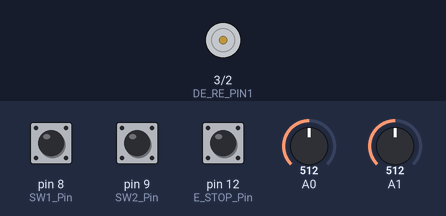
Bench run of a sketch on a simulated Arduino Mega 2560, built with avr-gcc and run on an emulated ATmega2560. On the bench: motor-driver pin pairs drawn as motors (green arrow = first pin HIGH = forward, orange = second pin HIGH = backward, longer = more drive). Inputs (shaded band) come from the test bench; at power-on: pin 8 (SW1_Pin) HIGH, pin 9 (SW2_Pin) HIGH, pin 12 (E_STOP_Pin) HIGH, A0 = 512, A1 = 512.

Above: at 0.02 s.
Timing chart, 0 to 3.0 s (numbered marks = the images above):
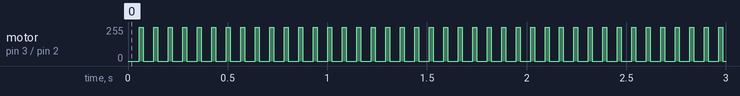

Measured:
- by itself, motor on pin 3 (DE_RE_PIN1) / pin 2 (DE_RE_PIN2): alternates forward 255/255 for 0.02 s and stopped for 0.05 s

The sketch:

MD200T_control.ino
```cpp
#include <IBusBM.h> // RC 수신기 수신을 위한 라이브러리

IBusBM IBus;    // IBus object

// 시리얼 2개를 사용한 제어 : 성공함
#define MOTOR_CONTROLLER_MACHINE_ID   183
#define USER_MACHINE_ID               184
#define ID                            1
#define PID_PNT_VEL_CMD               207
#define PID_PNT_MAIN_TOTAL_DATA_NUM   24
#define PID_MAIN_DATA                 193
#define ENABLE                        1
#define RETURN_PNT_MAIN_DATA          2
#define MAX_PACKET_SIZE               255
#define DE_RE_PIN1                     3
#define DE_RE_PIN2                     2

//속도를 RPM으로 바꾸는 상수
#define LEFT  0
#define RIGHT 1
#define VELOCITY_CONSTANT_VALUE       9.5492743

int SW1_Pin = 8; // 스위치가 연결된 핀 번호
int SW1_state = 0; // 스위치의 상태를 저장하는 변수
int SW2_Pin = 9; // 스위치가 연결된 핀 번호
int SW2_state = 0; // 스위치의 상태를 저장하는 변수
int E_STOP_Pin = 12; // 스위치가 연결된 핀 번호
int E_STOP_state = 0; // 스위치의 상태를 저장하는 변수

typedef unsigned char  BYTE;
typedef unsigned int   WORD;

typedef struct {
  BYTE byLow;
  BYTE byHigh;
} IByte;

int Byte2Int(BYTE byLow, BYTE byHigh) {
  return (byLow | (int)byHigh << 8);
}

long Byte2Long(BYTE byData1, BYTE byData2, BYTE byData3, BYTE byData4) {
  return ((long)byData1 | (long)byData2 << 8 | (long)byData3 << 16 | (long)byData4 << 24);
}

IByte Int2Byte(int nIn) {
  IByte Ret;
  Ret.byLow = nIn & 0xff;
  Ret.byHigh = nIn >> 8 & 0xff;
  return Ret;
}

//조이스틱 x축(초록선) 전압값을 속도로 바꾸는 함수
float convertVoltageToSpeed(float voltage_x) {
      if (voltage_x <= 0.4) {
    return 0.0;
  }

  float minCenterVoltage = 2.3;
  float maxCenterVoltage = 2.7;
  float maxSpeed = 0.6; // m/s

  if (voltage_x >= minCenterVoltage  && voltage_x <= maxCenterVoltage) {
    return 0.0;
  } else if (voltage_x < minCenterVoltage) {
    return(voltage_x - minCenterVoltage) * (maxSpeed / (4.5 - minCenterVoltage));
  } else {
    return (voltage_x - maxCenterVoltage) * (maxSpeed / (maxCenterVoltage - 0.5));
  }
}

//조이스틱 y축(흰색선)전압값을 각속도로 바꾸는 함수
float convertVoltageToAngularSpeed(float voltage_y) {
    if (voltage_y <= 0.4) {
    return 0.0;
  }

  float minCenterVoltage = 2.3;
  float maxCenterVoltage = 2.7;
  float maxAngularSpeed = 0.5; // rad/s

  if (voltage_y >= minCenterVoltage && voltage_y <= maxCenterVoltage) {
    return 0.0;
  } else if (voltage_y < minCenterVoltage) {
    return (voltage_y - minCenterVoltage) * (-maxAngularSpeed / (minCenterVoltage - 0.5));
  } else {
    return (voltage_y - maxCenterVoltage) * (-maxAngularSpeed / (4.5 - maxCenterVoltage));
  }
}

//RC 채널 3번 값을 속도로 바꾸는 함수
float convertInputToSpeed(int input) {
  if (input == 0) {
    return 0.0;
  }

  int centerValue = 1500;
  int minValue = 1000;
  int maxValue = 2000;
  float maxSpeed = 1; // m/s

  if (input == centerValue) {
    return 0.0;
  } else if (input < centerValue) {
    return (float)(input - centerValue) * (maxSpeed / (centerValue - minValue));
  } else {
    return (float)(input - centerValue) * (maxSpeed / (maxValue - centerValue));
  }
}
//RC 채널 1번 값을 각속도로 바꾸는 함수
float convertInputToAngularSpeed(int input) {
  if (input == 0) {
    return 0.0;
  }

  int centerValue = 1500;
  int minValue = 1000;
  int maxValue = 2000;
  float maxAngularSpeed = 1; // rad/s

  if (input == centerValue) {
    return 0.0;
  } else if (input < centerValue) {
    return (float)(centerValue - input) * (-maxAngularSpeed / (centerValue - minValue));
  } else {
    return (float)(centerValue - input) * (-maxAngularSpeed / (maxValue - centerValue));
  }
}

//속도를 RPM으로 바꾸는 함수
int16_t goal_rpm_speed[2];

void RobotSpeedToRPMSpeed(double linear, double angular) {
    double wheel_velocity_cmd[2];

    double wheel_radius = 0.085;
    double wheel_separation = 0.68;
    double reduction = 1;
    double nMaxRPM =200;

    wheel_velocity_cmd[LEFT]   = linear + (angular * wheel_separation / 2);
    wheel_velocity_cmd[RIGHT]  = linear - (angular * wheel_separation / 2);

    wheel_velocity_cmd[LEFT]  = constrain(wheel_velocity_cmd[LEFT]  * VELOCITY_CONSTANT_VALUE / wheel_radius * reduction, -nMaxRPM, nMaxRPM);
    wheel_velocity_cmd[RIGHT] = constrain(wheel_velocity_cmd[RIGHT] * VELOCITY_CONSTANT_VALUE / wheel_radius * reduction, -nMaxRPM, nMaxRPM);

    // 400T에 사용
    // goal_rpm_speed[0] = (int16_t)(wheel_velocity_cmd[LEFT]);
    // goal_rpm_speed[1] = (int16_t)(-wheel_velocity_cmd[RIGHT]); //여기 부호를 바꿔주면 방향이 바뀐다

    // 200T에 사용
    goal_rpm_speed[0] = (int16_t)(wheel_velocity_cmd[LEFT]);
    goal_rpm_speed[1] = (int16_t)(wheel_velocity_cmd[RIGHT]); //여기 부호를 바꿔주면 방향이 바뀐다
}

void setup() {
  // 시리얼 통신 설정
  IBus.begin(Serial);    // iBUS object connected to serial0 RX pin
  Serial1.begin(115200);  // Baudrate 설정 Serial1로 변경
  Serial2.begin(115200);
  Serial2.setTimeout(2000); // 2초의 timeout으로 설정합니다.
  pinMode(E_STOP_Pin, INPUT_PULLUP); //E-stop 스위치 핀 풀업 설정
  pinMode(SW1_Pin, INPUT_PULLUP); //스위치 핀 풀업 설정
  pinMode(SW2_Pin, INPUT_PULLUP); //스위치 핀 풀업 설정
  pinMode(DE_RE_PIN1, OUTPUT);
  digitalWrite(DE_RE_PIN1, LOW);  // 처음에는 수신 모드로 설정
  pinMode(DE_RE_PIN2, OUTPUT);
  digitalWrite(DE_RE_PIN2, LOW);
}


float follow_linear_speed = 0;
float follow_angular_speed = 0;
int ready = 0 ;
int tbd = 0;

void loop() {

  // 스위치 입력

  E_STOP_state = digitalRead(E_STOP_Pin);
  SW1_state = digitalRead(SW1_Pin);
  SW2_state = digitalRead(SW2_Pin);

  // A0,A1 핀을 통한 아날로그 값 받기 (0~1023 사이 정수) 조이스틱 입력
  int sensorValue_x = analogRead(A0);
  int sensorValue_y = analogRead(A1);

  // 0~1023 사이 정수 값을 (0~5V의 전압 값으로 다시 변환
  float voltage_x = sensorValue_x * (5.0 / 1023.0);
  float voltage_y = sensorValue_y * (5.0 / 1023.0);

  //전압을 속도,각속도로 바꿔서 출력해주는 부분
  float joy_linear_speed = convertVoltageToSpeed(voltage_x);
  float joy_angular_speed = convertVoltageToAngularSpeed(voltage_y);


// RC i-bus 입력
  int val1, val2, val3, val4, val5, val6;
  val1 = IBus.readChannel(0); // channel 1 좌우
  // val2 = IBus.readChannel(1);
  val3 = IBus.readChannel(2); // channel 3 앞뒤
  // val4 = IBus.readChannel(3);
  val5 = IBus.readChannel(4);
  val6 = IBus.readChannel(5);

  float RC_linear_speed = convertInputToSpeed(val3);
  float RC_angular_speed = convertInputToAngularSpeed(val1);

  // Serial.available() 함수를 사용하여 데이터가 사용 가능한지 확인
  if (Serial2.available()) {
    char buffer[256]; // 충분한 크기의 버퍼를 선언합니다.
    int length = sizeof(buffer);
    int n = Serial2.readBytesUntil('\n', buffer, length);
    buffer[n] = '\0'; // 문자열의 끝을 나타내는 null 문자를 추가합니다.
    String received = String(buffer);
    int firstSeparatorIndex = received.indexOf(',');
    int secondSeparatorIndex = received.indexOf(',', firstSeparatorIndex + 1);
    int thirdSeparatorIndex = received.indexOf(',', secondSeparatorIndex + 1);

    if (firstSeparatorIndex != -1 && secondSeparatorIndex != -1 && thirdSeparatorIndex != -1) {
      String linearStr = received.substring(0, firstSeparatorIndex);
      String angularStr = received.substring(firstSeparatorIndex + 1, secondSeparatorIndex);
      String readyStr = received.substring(secondSeparatorIndex + 1, thirdSeparatorIndex);
      String tbdStr = received.substring(thirdSeparatorIndex + 1);

      follow_linear_speed = linearStr.toFloat();
      follow_angular_speed = angularStr.toFloat();
      ready = readyStr.toInt(); // 'ready' 데이터를 정수로 변환합니다.
      tbd = tbdStr.toInt(); // 'sig' 데이터를 정수로 변환합니다.,{}
    }
  }
  else {
    follow_linear_speed = 0;
    follow_angular_speed = 0;
    ready = 0;
    tbd = 0;
  }

  float linear_speed, angular_speed;

    if (SW1_state == 1 & SW2_state == 0) {
      linear_speed = RC_linear_speed;
      angular_speed = RC_angular_speed;
  } else if (SW1_state == 0 & SW2_state == 1) {
      linear_speed = follow_linear_speed;
      angular_speed = follow_angular_speed;
  } else {
      linear_speed = joy_linear_speed;
      angular_speed = joy_angular_speed;
  }

  // m/s,rad/s를 rpm으로 변환해서 left_rpm, right_rpm으로 출력하는 코드
  RobotSpeedToRPMSpeed(linear_speed, angular_speed);


  // 주기적으로 명령 전송
  delay(50);
  // RobotSpeedToRPMSpeed 명령 모터 드라이버로 전송
  if (E_STOP_state == 0) {
    PutPNTVelCmd(goal_rpm_speed[LEFT], goal_rpm_speed[RIGHT]);
  }
  else {
    PutPNTVelCmd(0, 0);
  }

}

void PutPNTVelCmd(int nLeftRPM, int nRightRPM) {
  BYTE byD[MAX_PACKET_SIZE];
  BYTE byChkSum = 0, byDataNum;
  IByte iData;
  byDataNum = 7;

  byD[0] = MOTOR_CONTROLLER_MACHINE_ID;
  byD[1] = USER_MACHINE_ID;
  byD[2] = ID;
  byD[3] = PID_PNT_VEL_CMD;
  byD[4] = byDataNum;
  byD[5] = ENABLE;
  iData = Int2Byte(nLeftRPM);
  byD[6] = iData.byLow;
  byD[7] = iData.byHigh;
  byD[8] = ENABLE;
  iData = Int2Byte(nRightRPM);
  byD[9] = iData.byLow;
  byD[10] = iData.byHigh;
  byD[11] = RETURN_PNT_MAIN_DATA;
  for (int i = 0; i < 12; i++) byChkSum += byD[i];
  byD[12] = ~(byChkSum) + 1;

  // RS-485 전송 모드로 전환
  digitalWrite(DE_RE_PIN1, HIGH);
  delay(10);  // 안정화를 위한 딜레이

  // // 데이터 전송 전 디버그 메시지 출력
  // Serial.println("Serial1로 데이터 전송 시작...");

  // 데이터 전송
  for (int i = 0; i < 13; i++) {
    Serial1.write(byD[i]);
  }

  // // 데이터 전송 후 디버그 메시지 출력
  // Serial.println("Serial1로 데이터 전송 완료.");

  // 전송 완료 후 RS-485 수신 모드로 전환
  delay(10);  // 전송 완료를 위한 딜레이
  digitalWrite(DE_RE_PIN1, LOW);
}
```
